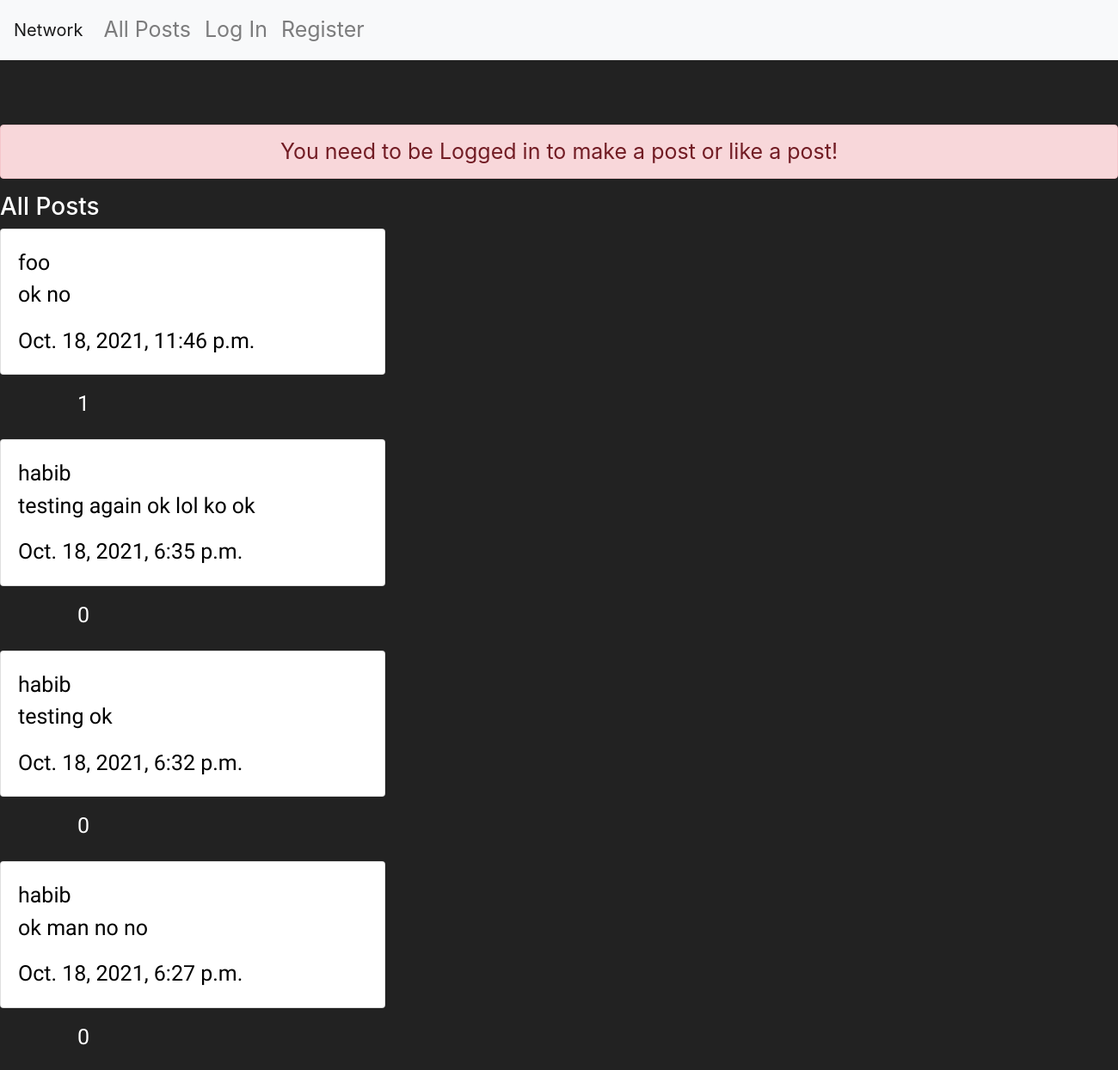
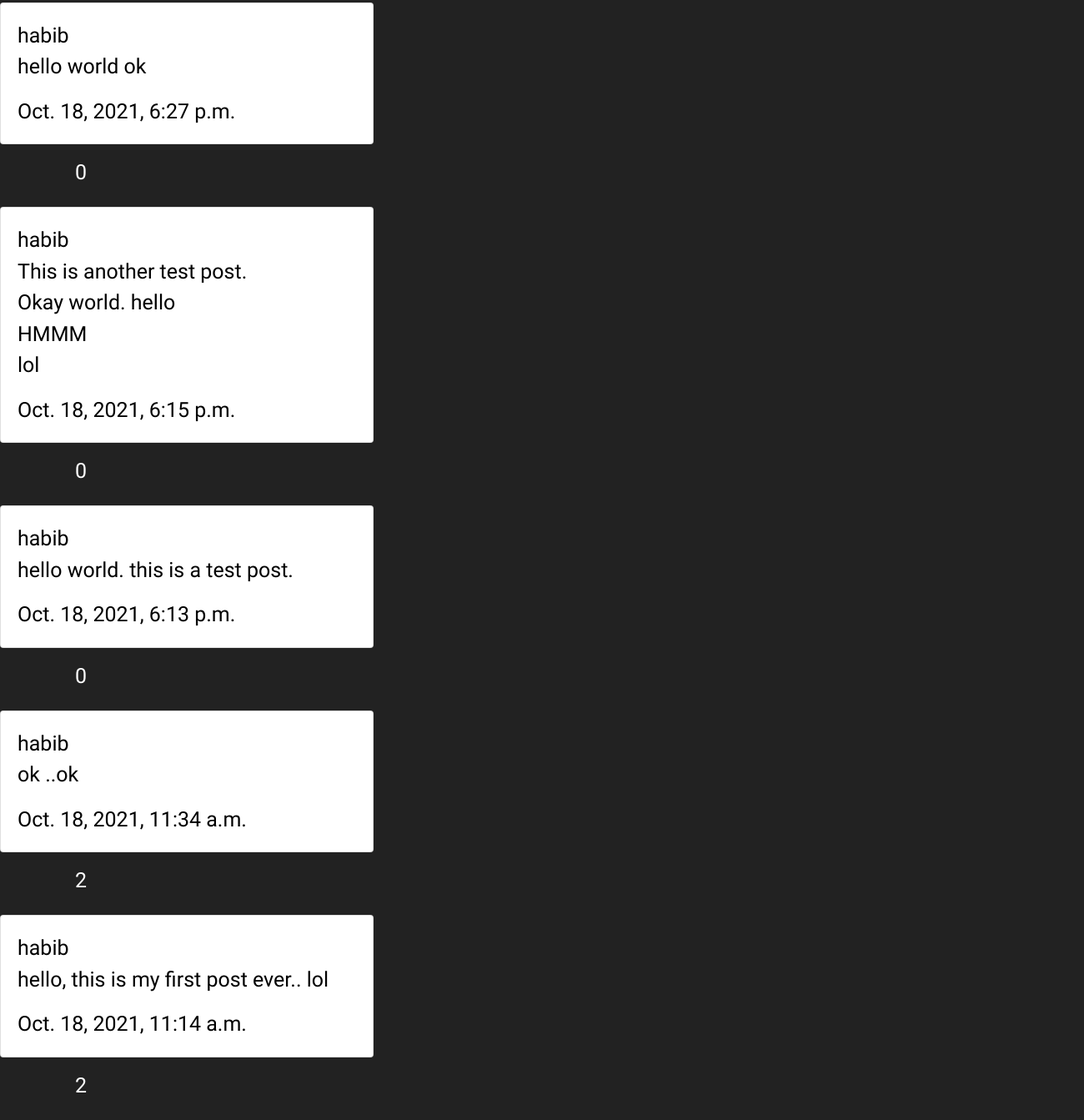
The page / on the database its author committed (2 pictures, top to bottom).
### network/models.py (models this page shows, shortened)
class Post(models.Model):
    user = models.ForeignKey(User, on_delete=models.CASCADE)
    post = models.CharField(max_length=999)
    timestamp = models.DateTimeField(auto_now_add=True)
    def likes(self):
        return Like.objects.filter(post=self.id).count()

class User(AbstractUser):
    pass

### network/views.py (the view)
# urls.py: path("", views.index, name="index"),
def index(request):
    posts = Post.objects.order_by('-timestamp').all()
    return render(request, "network/index.html", {'posts': posts})

### network/templates/network/index.html (shortened to what this page needs)
{% extends "network/layout.html" %}
{% block style %}
{% load static %}
<link rel="stylesheet" href="https://maxcdn.bootstrapcdn.com/bootstrap/4.0.0/css/bootstrap.min.css"
>
{% endblock %}
{% block body %}
<div id="docbody">
  {% if user.is_authenticated %}
  <div id="make-post">
    <h3>Write a post</h3>
    <textarea spellcheck="false" id="post" placeholder="what are you thinking?" class="form-control"
      aria-label="With textarea"></textarea>
    <button id="post-it" type="button" class="btn btn-primary">Add Post</button>
  </div>
  {% else %}
  <br><br>
  <div style="text-align: center;" class="alert alert-danger" role="alert">
    You need to be Logged in to make a post or like a post!
  </div>
  {% endif %}
  <h3 id="heading">All Posts</h3>
  <div id="all-posts">
    {% for element in posts %}
    <div id='{{element.id}}Post'>
      <div class="card" style="width: 28rem;color: black;">
        <div class="card-body">
          {% if user.is_authenticated %}
          <a href="profile/{{element.user}}" class="card-title"> {{element.user}} </a>
          {% else %}
          <a class="card-title">{{element.user}}</a>
          {% endif %}
          <p id="{{element.id}}content" class="card-text">{{element.post}}</p>
          <div class="elemTimeStamp">{{element.timestamp}}</div>
        </div>
      </div>
      <div id="{{element.id}}numLikes" class="numLikes">{{element.likes}}</div>
    </div>
    <br>
    {% endfor %}
  </div>
</div>
{% endblock %}

### network/static/network/styles.css (style rules this page uses)
body { background:#222; color: white; font-size: 25px; }
* , button:focus, button::selection { outline: none; }
h3 { color: white; }
#all-posts { font-family: 'Raleway'; }
.numLikes { position: relative; left: 90px; top: 15px; }
.card-text { white-space: pre-wrap; }

### rows shown on the page
Post: user "foo", post "ok no", timestamp "Oct. 18, 2021, 11:46 p.m.", likes "1"
Post: user "habib", post "testing again ok lol ko ok", timestamp "Oct. 18, 2021, 6:35 p.m.", likes "0"
Post: user "habib", post "testing ok", timestamp "Oct. 18, 2021, 6:32 p.m.", likes "0"
Post: user "habib", post "ok man no no", timestamp "Oct. 18, 2021, 6:27 p.m.", likes "0"
Post: user "habib", post "hello world ok", timestamp "Oct. 18, 2021, 6:27 p.m.", likes "0"
Post: user "habib", post "This is another test post. Okay world. hello HMMM lol", timestamp "Oct. 18, 2021, 6:15 p.m.", likes "0"
Post: user "habib", post "hello world. this is a test post.", timestamp "Oct. 18, 2021, 6:13 p.m.", likes "0"
Post: user "habib", post "ok ..ok", timestamp "Oct. 18, 2021, 11:34 a.m.", likes "2"
Post: user "habib", post "hello, this is my first post ever.. lol", timestamp "Oct. 18, 2021, 11:14 a.m.", likes "2"
